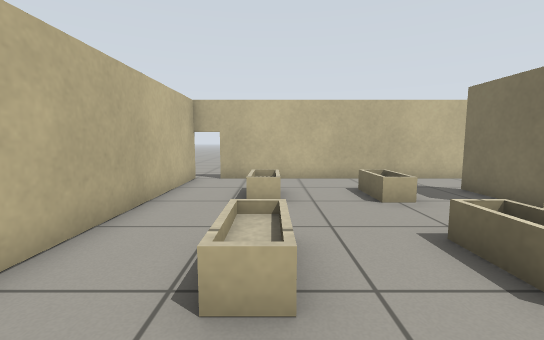
View 1 (above)

12 first-person views from a walk through a robot-simulator world made for Gazebo. The camera is 0.72 m above the floor, tilts 6° down and sees 90° across. The floor is counted in squares, 0.5 m on a side. Each view is taken from the middle of a square. On the plan, view 1 faces up. The plan holds only what a view shows up to about 13 squares ahead; the rest is blank.

View 2
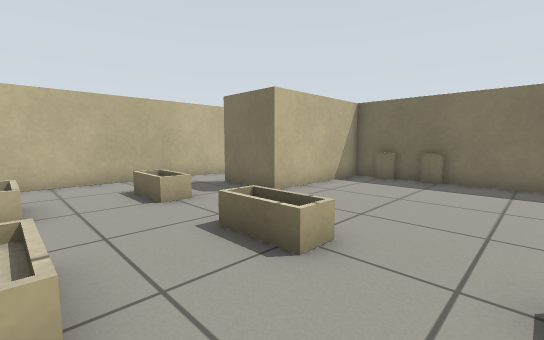

View 3
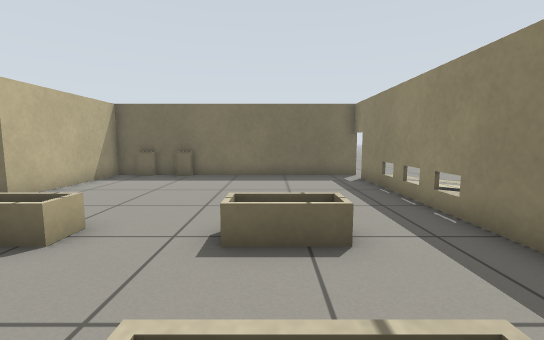

View 4
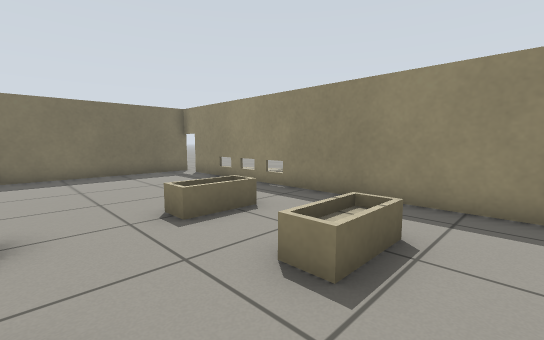

View 5
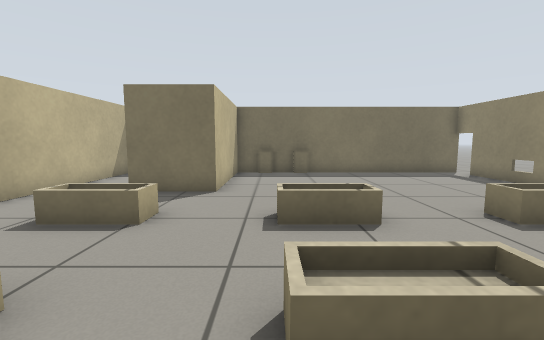

View 6
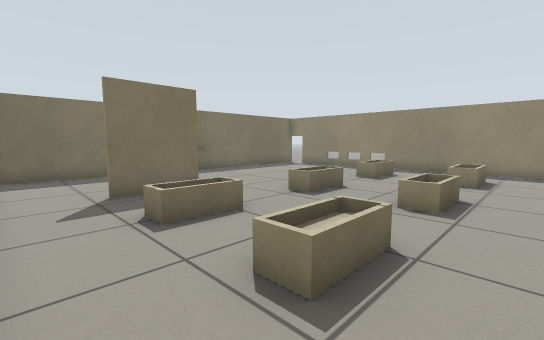

View 7
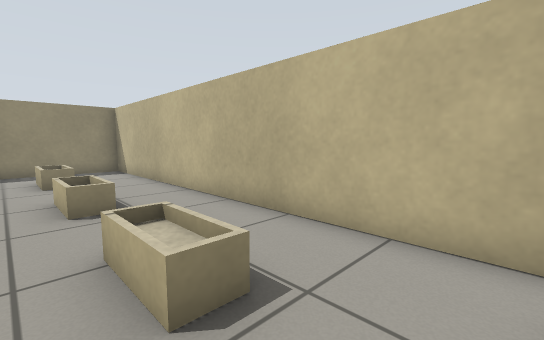

View 8
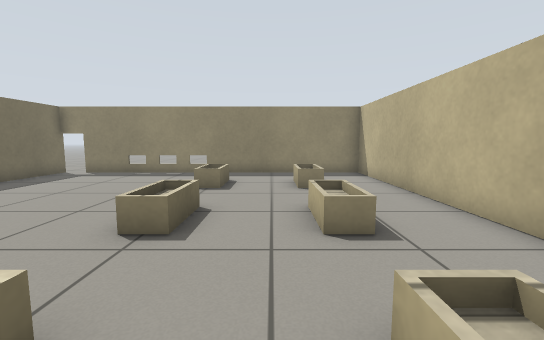

View 9
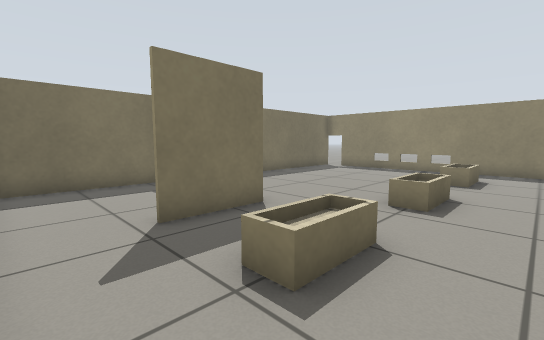

View 10
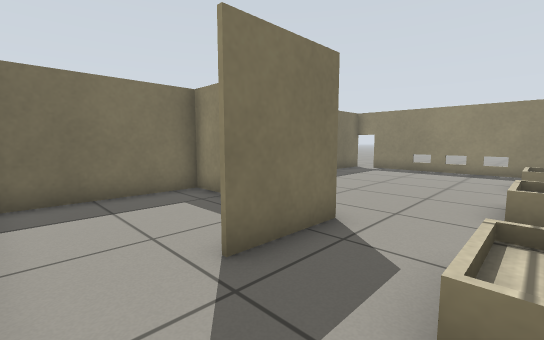

View 11
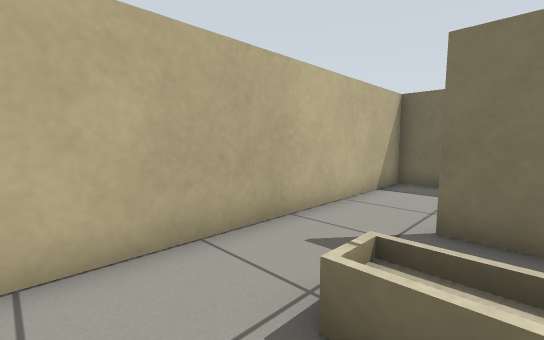

View 12
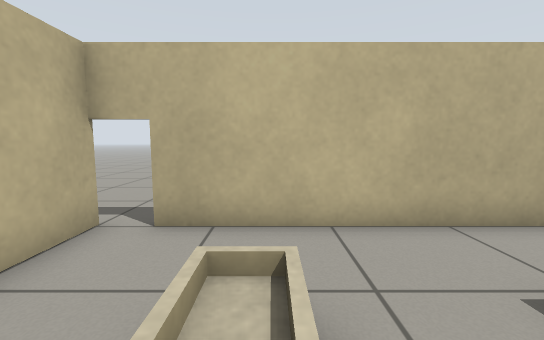

### Floor plan
Points are (right, up) in squares from view 1. A wall is a line through its corners. A room is listed if a view was taken in it or the views show most of it. See-through windows are left out.
Room 1 (views 1, 2, 3, 4, 5, 6, 7, 8, 9, 10, 11, 12)
walls: (10.6, 5.6) (5.7, 5.6) (5.7, 8.1); (5.4, 10.5) (-3, 10.5) (-3, -4.5) (10.6, -4.5) (10.6, 6)
low walls: (3.5, 2.1) (2.6, 2.1) (2.6, 3.9) (3.5, 3.9); (3.3, 2.2) (3.3, 3.8); (0.2, 2.1) (-0.6, 2.1) (-0.6, 3.9) (0.2, 3.9) (0.2, 2.1); (0.1, 2.2) (0.1, 3.8); (3.3, -2) (3.3, -0.4); (3.5, 6.3) (2.6, 6.3) (2.6, 8.1) (3.5, 8.1); (2.6, -2.1) (2.6, -0.3) (3.5, -0.3); (3.3, 6.4) (3.3, 8); (-0.5, 3.8) (-0.5, 2.2); (0.1, -2) (0.1, -0.4); (0.2, 6.3) (-0.6, 6.3) (-0.6, 8.1) (0.2, 8.1) (0.2, 6.3); (0.1, 6.4) (0.1, 8); (-0.6, -2.1) (-0.6, -0.3) (0.2, -0.3) (0.2, -2.1); (10.3, 2.4) (10.3, 3); (10.3, 3.9) (10.3, 4.6); (-0.5, 8) (-0.5, 6.4)
ways out: opening at (6, 9.5) to room 2
Room 2 (no view inside)
walls: (9.2, 5.7) (10.6, 5.7); (10.6, 6) (10.6, 10.5) (5.4, 10.5)
ways out: opening at (6, 9.5) to room 1

Positions as (right, up) in squares from view 1, and headings:
1: (0, 0), facing up
2: (0, 0), facing up-right
3: (-1, -1), facing right
4: (-2, 2), facing down-right
5: (-2, 4), facing right
6: (-2, 10), facing down-right
7: (1, 10), facing down-left
8: (1, 8), facing down
9: (1, 10), facing down-right
10: (3, 10), facing down-right
11: (1, 7), facing up-right
12: (0, 6), facing up
